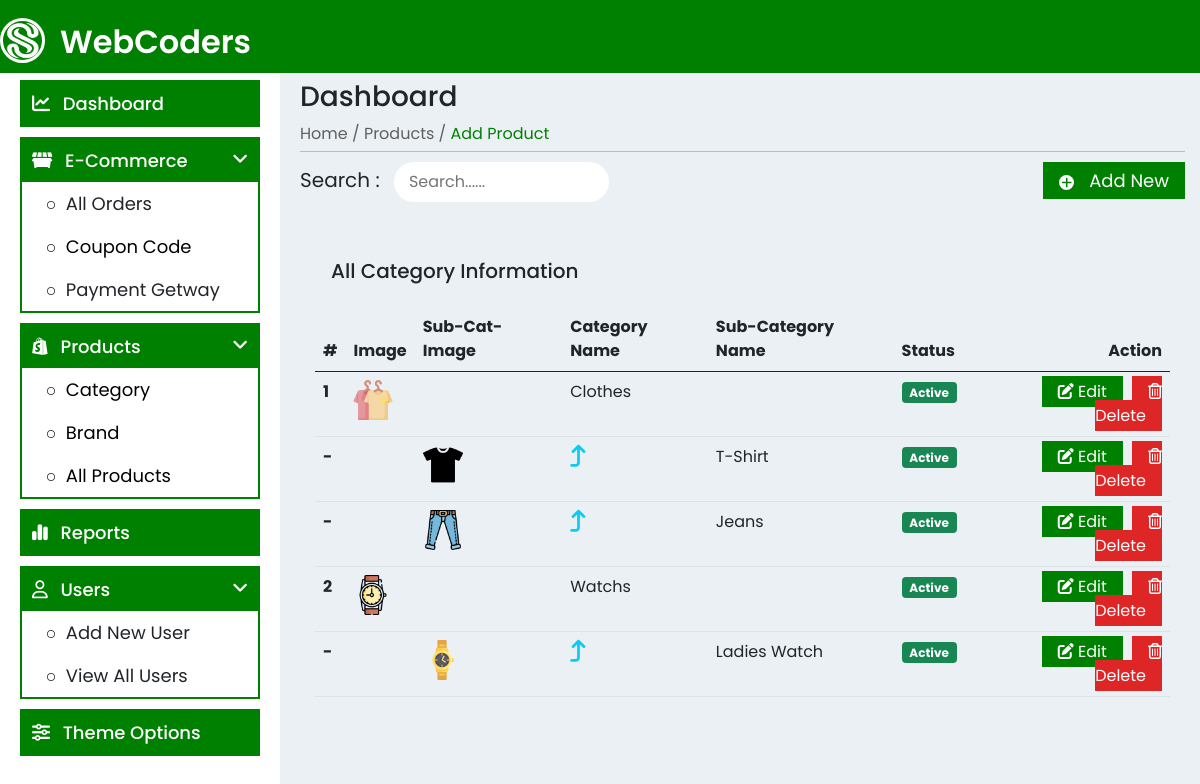
Screenshot of /admin/category.php with the database file from the repository.
### tables this page shows
CREATE TABLE `mart_category` (
  `ID` int(11) NOT NULL,
  `cat_name` varchar(50) NOT NULL,
  `cat_img` varchar(255) DEFAULT '0',
  `sub_cname` varchar(50) DEFAULT NULL,
  `is_parent` int(11) NOT NULL DEFAULT 0,
  `cat_status` int(11) DEFAULT 0 COMMENT '0 for Deactive 1 for active'
);

### admin/category.php (the view, shortened to what this page needs)
<?php include 'inc/header.php'?>
        <?php include 'inc/side_menu.php'?>
        <div class="body">
            <div class="body-header">
                <h3>Dashboard</h3>
                <ul>
                    <li><a href="index.php">Home /</a></li>
                    <li><a href="">Products /</a></li>
                    <li><a href="add_products.php" class="active">Add Product</a></li>
                </ul>
                <hr>
            </div>
            <div class="body-main">
                <div class="category-info">
                    <div class="row">
                        <div class="col-md-6 text-start">
                            <div class="cat-info-search">
                                <span>Search :</span> <input type="text" id="search" autocomplete="off" placeholder="Search......">
                            </div>
                        </div>
                        <div class="col-md-6">
                            <div class="add-cat-button text-end mb-3">
                                <a type="button" class="add_new_category" id="add_cat_btn" onclick="clcAddNew();"><i class="fa-solid fa-plus"></i> Add New</a>
                            </div>
                        </div>
                    </div>
                    <div class="cat-all-info mt-4">
                        <div class="cat-info-table">
                            <h5 class="mb-4 ms-3">All Category Information</h5>
                            <table class="table table-hover">
                                <thead>
                                    <tr>
                                        <th scope="col">#</th>
                                        <th scope="col">Image</th>
                                        <th scope="col">Sub-Cat-Image</th>
                                        <th scope="col">Category Name</th>
                                        <th scope="col">Sub-Category Name</th>
                                        <th scope="col">Status</th>
                                        <th scope="col" class="text-end">Action</th>
                                    </tr>
                                </thead>
                                <tbody>
                                    <?php
                                        $cat_info_sql = "SELECT * FROM mart_category WHERE is_parent='0'";
                                        $cat_info_res = mysqli_query($db,$cat_info_sql);
                                        $serial = 0;
                                        while($cat_info_row = mysqli_fetch_assoc($cat_info_res)){
                                            $cat_id     = $cat_info_row['ID'];
                                            $cat_name   = $cat_info_row['cat_name'];
                                            $cat_img    = $cat_info_row['cat_img'];
                                            $sub_cname  = $cat_info_row['sub_cname'];
                                            $cat_status = $cat_info_row['cat_status'];
                                            $serial++;
                                            ?>
                                                <tr>
                                                    <th scope="row"><?php echo $serial;?></th>
                                                    <td><img src="assets/img/categorys/<?php echo $cat_img;?>" alt="" width="40"></td>
                                                    <td><img src="assets/img/categorys/<?php echo '';?>" alt="" width="40"></td>
                                                    <td><?php echo $cat_name;?></td>
                                                    <td><?php echo $sub_cname;?></td>
                                                    <td>
                                                        <?php if($cat_status == 0)echo '<span class="badge bg-danger">Deactive</span>';else echo '<span class="badge bg-success">Active</span>';?>
                                                    </td>
                                                    <td class="text-end">
                                                        <a href="category.php?edit_id=<?php echo $cat_id;?>" class="cat_edit"><i class="fa-solid fa-pen-to-square"></i> Edit</a>
                                                        <a href="" class="cat_delete" data-bs-toggle="modal" data-bs-target="#del_id<?php echo $cat_id;?>"><i class="fa-regular fa-trash-can"></i> Delete</a>
                                                    </td>
                                                </tr>
                                            <?php
                                            Show_Sub_Category($cat_id);
                                        }
                                    ?>
                                </tbody>
                            </table>
                        </div>
                    </div>
                </div>
            </div>
        </div>
<?php include('inc/footer.php')?>

### admin/inc/header.php (shortened to what this page needs)
<?php include('connection.php');?>
<?php include('function.php');?>
<!doctype html>
<html lang="en">
  <head>
    <link rel="stylesheet" href="https://cdnjs.cloudflare.com/ajax/libs/font-awesome/6.2.1/css/all.min.css" />
    <link href="https://cdn.jsdelivr.net/npm/bootstrap@5.0.2/dist/css/bootstrap.min.css" rel="stylesheet">
    <link rel="stylesheet" href="assets/css/style.css">
    <link rel="stylesheet" href="//cdn.quilljs.com/1.2.0/quill.snow.css">
    <link rel="stylesheet" href="//cdn.quilljs.com/1.2.0/quill.bubble.css">
  </head>
  <body>
<header class="header">
            <div class="cont">
                <div class="header-content">
                    <div class="logo">
                        <img src="assets/img/logo.png" alt=""><span>WebCoders</span>
                    </div>
                </div>
            </div>
        </header>

### admin/inc/side_menu.php
<div class="side-menu">
                <div class="accrodion">
                    <div class="contentBx">
                        <div class="label h-effict" onclick="location.href='index.php'"><i class="fa-solid fa-chart-line me-2"></i> Dashboard</div>
                    </div>
                    <div class="contentBx">
                        <div class="label"><i class="fa-solid fa-dumpster me-2"></i> E-Commerce <i class="fa-solid fa-angle-down" id="downR"></i></div>
                        <div class="content">
                            <ul>
                                <li><i class="fa-regular fa-circle"></i> All Orders</li>
                                <li><i class="fa-regular fa-circle"></i><a href="copon_code.php"> Coupon Code</a></li>
                                <li><i class="fa-regular fa-circle"></i> Payment Getway</li>
                            </ul>
                        </div>
                    </div>
                    <div class="contentBx">
                        <div class="label"><i class="fa-brands fa-shopify me-2"></i> Products <i class="fa-solid fa-angle-down" id="downR"></i></div>
                        <div class="content">
                            <ul>
                                <li><i class="fa-regular fa-circle"></i><a href="category.php"> Category</a></li>
                                <li><i class="fa-regular fa-circle"></i><a href="brand.php"> Brand</a></li>
                                <li><i class="fa-regular fa-circle"></i><a href="add_product.php"> All Products</a></li>
                            </ul>
                        </div>
                    </div>
                    <div class="contentBx">
                        <div class="label h-effict"><i class="fa-solid fa-chart-simple me-2"></i> Reports</div>
                    </div>
                    <div class="contentBx">
                        <div class="label"><i class="fa-regular fa-user me-2"></i> Users <i class="fa-solid fa-angle-down" id="downR"></i></div>
                        <div class="content">
                            <ul>
                                <li onclick="location.href='add_users.php'"><i class="fa-regular fa-circle"></i> Add New User</li>
                                <li><i class="fa-regular fa-circle"></i> View All Users</li>
                            </ul>
                        </div>
                    </div>
                    <div class="contentBx">
                        <div class="label h-effict"><i class="fa-solid fa-sliders me-2"></i> Theme Options</div>
                    </div>
                </div>
            </div>

### admin/inc/function.php (shortened to what this page needs)
<?php
include('connection.php');
function Show_Sub_Category($cat_id){
    global $db;
    $sub_cat_sql = "SELECT * FROM mart_category WHERE is_parent = '$cat_id'";
    $sub_cat_res = mysqli_query($db,$sub_cat_sql);
    while($cat_info_row = mysqli_fetch_assoc($sub_cat_res)){
        $cat_id     = $cat_info_row['ID'];
        $cat_name   = $cat_info_row['cat_name'];
        $cat_img    = $cat_info_row['cat_img'];
        $cat_status = $cat_info_row['cat_status'];
        ?>
            <tr>
                <th scope="row"><?php echo '-';?></th>
                <td><img src="assets/img/categorys/<?php echo '';?>" alt="" width="40"></td>
                <td><img src="assets/img/categorys/<?php echo $cat_img;?>" alt="" width="40"></td>
                <td><?php echo '<span class="sub_cat_icon text-center"><i class="fa-solid fa-arrow-turn-up text-info"></i></span>';?></td>
                <td><?php echo $cat_name;?></td>
                <td>
                    <?php if($cat_status == 0)echo '<span class="badge bg-danger">Deactive</span>';else echo '<span class="badge bg-success">Active</span>';?>
                </td>
                <td class="text-end">
                    <a href="category.php?edit_id=<?php echo $cat_id;?>" class="cat_edit"><i class="fa-solid fa-pen-to-square"></i> Edit</a>
                    <a href="" class="cat_delete" data-bs-toggle="modal" data-bs-target="#del_id<?php echo $cat_id;?>"><i class="fa-regular fa-trash-can"></i> Delete</a>
                </td>
            </tr>
        <?php
    }
}

### admin/inc/footer.php (shortened to what this page needs)
</body>
</html>

### admin/assets/css/style.css (style rules this page uses)
* { padding: 0; margin: 0; list-style: none; box-sizing: border-box; }
body { font-family: 'Poppins', sans-serif; background: #ebf0f4; }
a { text-decoration: none; }
ul { margin: 0; padding: 0; }
.header { background: green; padding: 10px 0; width: 100%; position: fixed; top: 0; left: 0; z-index: 9; }
.cont { width: 1600px; margin: auto; }
.header-content { display: flex; }
.header-content .logo img { width: 45px; height: 45px; border: 3px solid #fff; border-radius: 50%; }
.logo span { font-size: 32px; display: inline-block; font-weight: 600; color: #fff; transform: translateY(8px); margin-left: 15px; }
.side-menu { width: 280px; background: #fff; height: 100vh; position: fixed ; padding-top: 80px; padding: 80px 20px; overflow: scroll; }
.side-menu .contentBx { border: 2px solid green; margin-bottom: 10px; cursor: pointer; }
.side-menu .label { font-size: 18px; background: green; padding: 8px 0 8px 10px; position: relative; color: #fff; font-weight: 500; }
.contentBx .content { position: relative; overflow: hidden; transition: 0.5s; overflow-y: auto; }
.contentBx .content ul li { font-size: 18px; padding: 8px 10px; }
.content ul li a { color: #000; }
.side-menu .fa-angle-down { position: absolute; top: 25%; right: 10px; }
.side-menu .fa-circle { font-size: 8px; transform: translateY(-2px); margin-left: 15px; margin-right: 6px; }
.body .body-header ul li { display: inline-block; }
.body .body-header a { color: rgb(95, 95, 95); }
.body .body-header .active { color: green; }
.body hr { margin: 5px 0 10px 0; }
.body { padding-top: 80px; padding-left: 300px; padding-right: 15px; }
.add-cat-button a { background: green; color: #fff; padding: 5px 16px; font-size: 18px; }
.add-cat-button a i { background: #fff; color: green; border-radius: 100%; font-size: 12px; width: 15px; height: 15px; line-height: 15px; text-align: center; margin-right: 10px; }
.cat-info-search span { font-size: 20px; }
.cat-info-search input { border: none; border-radius: 30px; padding: 8px 15px; margin-left: 10px; background: #fff; width: 50%; }
.cat-info-table { padding: 20px 15px; border-radius: 12px; }
.cat_edit { background: green; color: #fff; padding: 4px 16px; margin-right: 5px; }
.cat_delete { background: rgb(223, 38, 38); color: #fff; padding: 4px 16px; }
.sub_cat_icon i { font-size: 22px; }

### rows the page displays
mart_category: cat_img (picture), cat_name "Clothes", cat_status "Active"
mart_category: cat_img (picture), cat_name "T-Shirt", cat_status "Active"
mart_category: cat_img (picture), cat_name "Jeans", cat_status "Active"
mart_category: cat_img (picture), cat_name "Watchs", cat_status "Active"
mart_category: cat_img (picture), cat_name "Ladies Watch", cat_status "Active"
